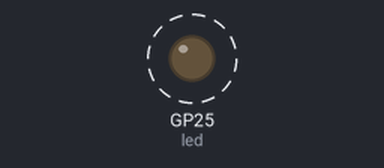
This program was run on a simulated Raspberry Pi Pico running MicroPython. Shown: output pins drawn as LEDs (lit = HIGH). Dashed ring = blinking. What the program prints to the serial console is not drawn. At 7.0 s the program stops and its outputs stay as they are.

Above: at 0.05 s.
Timing chart, 0 to 3.0 s (numbered marks = the images above):
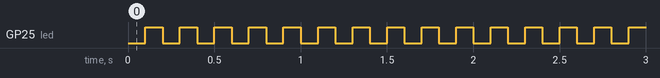

Measured:
- by itself, GP25 (led): alternates HIGH for 0.10 s and LOW for 0.10 s, 70 changes in all, then stays LOW

The program:

timer_test.py
```python
# timers test
# from Electrocredible

from machine import Pin, Timer
from time import sleep

led = Pin(25, Pin.OUT) # built-in LED
tim = Timer(-1)
toggles = 0

print("Starting program, initiating timer")

def PIT(t):
    global toggles
    led.toggle()
    toggles += 1

# instead of 'period', you can put 'freq' for frequency in Hz
tim.init(mode=Timer.PERIODIC, period=100, callback=PIT) # period in ms


i = 0

# after 10 seconds, stop timer
while True:
    print("i =", i)
    i += 1
    sleep(1)
    if i >= 7:
        # turn off LED, stop timer, end function
        led.value(0)
        tim.deinit()
        break

print(f"Timer stopped after {i} cycles and {toggles} toggles; program ended")
```
